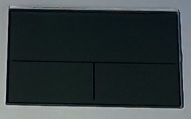
#> input picture Images/pattern/darkGlass.jpg, 191 x 119 px, given in place of the camera
$ python contour.py
#> lines starting #> are read from the running program, lines starting #| are printed output that depends on the picture; after the words box and inside, x2 and y2 are one past the last pixel; in counts of white or black regions, pixels touching at a corner belong together
import cv2 as cv
import numpy as np


def detection(tresh1, tresh2):
    resultImg = (frame).copy()
    # Detect edges using Canny
    canny_output = cv.Canny(src_gray, tresh1, tresh2)
    kernel = np.ones((5,5))
    imgDil = cv.dilate(canny_output, kernel, iterations = 2)
    # Find contours
    contours, hierarchy = cv.findContours(imgDil, cv.RETR_TREE, cv.CHAIN_APPROX_NONE)
    # Draw contours
    drawing = np.zeros((imgDil.shape[0], imgDil.shape[1], 3), dtype=np.uint8)
    objects = []
    detectedObjects = []
    for cnt in contours:
        area = cv.contourArea(cnt)
        areaMin = cv.getTrackbarPos("AreaMin", "Params")
        areaMax = cv.getTrackbarPos("AreaMax", "Params")
        if area > areaMin and area < areaMax:
            cv.drawContours(drawing, cnt, -1, (255, 255, 2550), 1)
            peri = cv.arcLength(cnt, True)
            approx = cv.approxPolyDP(cnt, 0.02 * peri, True)
            x, y, w, h = cv.boundingRect(approx)
            # add object to list
            objects.append([x, y, w, h])
    #draw detected objects

    for obj in range(len(objects)):
        skip = 0
        x, y, w, h = objects[obj]
        for i in range(len(objects)):
            if x > objects[i][0] and (x + h) < (objects[i][0] + objects[i][2]):
                skip = 1
        if skip == 0:
            cv.rectangle(resultImg, (x, y), (x + w, y + h), (0, 255, 0), 1)
            detectedObjects.append(frame[y:(y + h), x:(x + w)])


    """
    for i in range(len(contours)):
        color = (255, 255, 255)
        cv.drawContours(drawing, contours, i, color, 1, cv.LINE_8, hierarchy, 0)
        # Object detection
        cnt = contours[i]
        (x,y),radius = cv.minEnclosingCircle(cnt)
        center = (int(x),int(y))
        if(int(radius) > 1 and int(radius) < 80):
            # Draw rectangle
            startPoint = (int(center[0] - radius), int(center[1] - radius))
            endPoint = (int(center[0] + radius)), int(center[1] + radius)
            resultImg = cv.rectangle(resultImg, startPoint, endPoint, (0, 255, 0), 1)
            cv.putText(img = resultImg, text = "",#f"{center[0]}, {center[1]}",
                         org = (center[0], center[1]), fontFace = cv.FONT_HERSHEY_TRIPLEX,
                        fontScale = 1, color = (0, 255, 0), thickness = 1)
        """

    # Show in a window
    cv.imshow("Source frame", frame)
    cv.imshow("Contour detection", drawing)
    cv.imshow("Object detection", resultImg)
    try:
        cv.imshow("object", detectedObjects[cv.getTrackbarPos("item", "Params")])
    except:
        cv.destroyWindow("object")


def empty(a):
    pass

cv.namedWindow("Params")
cv.resizeWindow("Params", 640, 240)
cv.createTrackbar("thresh1", "Params", 75, 255, empty)
cv.createTrackbar("thresh2", "Params", 90, 500, empty)
cv.createTrackbar("AreaMin", "Params", 311, 30000, empty)
cv.createTrackbar("AreaMax", "Params", 5000, 30000, empty)
cv.createTrackbar("item", "Params", 1, 10, empty)

webcam = cv.VideoCapture(0)

while True:
    ok,frame = webcam.read()
#> frame is the input picture: shape (119, 191, 3); mean B, G, R 60.5, 59, 49.6

    if ok == True:
        frameBlur = cv.GaussianBlur(frame, (7,7), 1)
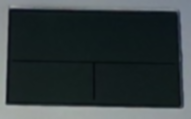
#> frameBlur: shape (119, 191, 3); mean B, G, R 60.5, 59, 49.6
        src_gray = cv.cvtColor(frameBlur, cv.COLOR_BGR2GRAY)
        #src_gray = cv.blur(src_gray, (3,3))

        tresh1 = cv.getTrackbarPos("thresh1", "Params")
        tresh2 = cv.getTrackbarPos("thresh2", "Params")

        detection(tresh1, tresh2)
#> in detection, `canny_output = cv.Canny(src_gray, tresh1, tresh2)`:
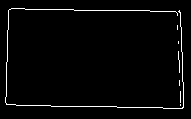
#> canny_output: shape (119, 191); 2.6% white in thin lines or dots, all inside (x1, y1, x2, y2) = (5, 8, 184, 109)
#> in detection, `imgDil = cv.dilate(canny_output, kernel, iterations = 2)`:
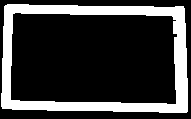
#> imgDil: shape (119, 191); 23.1% white; 1 white region
#> in detection, `contours, hierarchy = cv.findContours(imgDil, cv.RETR_TREE, cv.CHAIN_A..`: contours = 2 contours; box (x1, y1, x2, y2) and area: (1, 4, 188, 113) 19174, (10, 12, 178, 105) 14452
#> in detection, `area = cv.contourArea(cnt)`: area = 19174.5
#> after the loop in detection, `for obj in range(len(objects)):`: detectedObjects = []

        key = cv.waitKey(1)
#> (key q is pressed here)
        if key == ord("q"):
            break

webcam.release()
cv.destroyAllWindows
